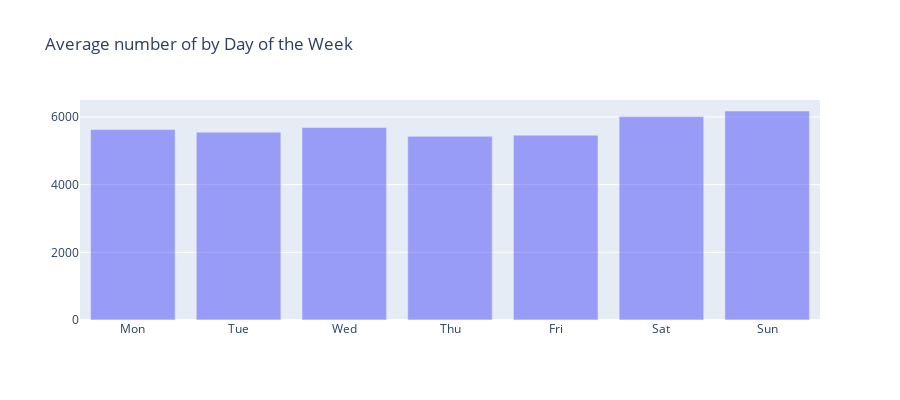

Notebook cell for this chart:
### Markdown cell above
> The months of July and August has the highest number of average number of gun violence incidents than any other month. In these two months, there are about 5200 incidents reported every year. Feburary has the least number of average incidents about 3700 every year. In some next sections, I will try to explore if there is any specific date on which number of gun violence incidents are always higher.  


### <a id="2.3">2.3 Average Number of Gun Violence Incidents by Day of the Week </a>

### Code cell
tempdf1 = df.groupby(['year', 'weekday']).agg({'weekday' : 'count'}).rename(columns={'weekday' : 'weekday_count'}).reset_index()
aggregated = tempdf1.groupby(['weekday']).agg({'weekday_count' : 'mean'})

x2 = aggregated.index.tolist()
y2 = aggregated.weekday_count.tolist()

weekmap = {0:'Mon', 1:'Tue', 2:'Wed', 3:'Thu', 4:'Fri', 5:'Sat', 6:'Sun'}
x2 = [weekmap[x] for x in x2]
wkmp = {}
for j,x in enumerate(x2):
    wkmp[x] = y2[j]
order = list(weekmap.values())
ordervals = [wkmp[val] for val in order]

trace1 = go.Bar(x=order, y=ordervals, opacity=0.75, name="weekday", marker=dict(color='rgba(61, 60, 250, 0.6)'))
layout = dict(height=400, title='Average number of by Day of the Week', legend=dict(orientation="h"));

fig = go.Figure(data=[trace1], layout=layout)
iplot(fig, filename='stacked-bar')

### Figure 1 — Plotly figure (JSON) as saved in the notebook; plotly's stock layout.template omitted (floating-point values rounded to 4 significant figures)
{"data": [{"marker": {"color": "rgba(61, 60, 250, 0.6)"}, "name": "weekday", "opacity": 0.75, "type": "bar", "x": ["Mon", "Tue", "Wed", "Thu", "Fri", "Sat", "Sun"], "y": [5627.0, 5551.0, 5688.0, 5427.0, 5462.0, 6016, 6176.0]}], "layout": {"height": 400, "legend": {"orientation": "h"}, "title": {"text": "Average number of by Day of the Week"}}}
